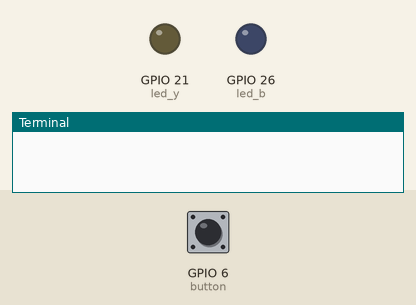
This program was run on a simulated Raspberry Pi (BCM pin numbers). Parts: output pins drawn as LEDs (lit = HIGH), the last lines printed to the terminal. Dashed ring = blinking. The test bench sets the inputs (shaded band); at power-on: GPIO 6 (button) HIGH. Threads take turns every 2 ms.

Above: at 1.2 s.
1.3 s: GPIO 6 (button) pulled LOW for 0.15 s
At 1.7 s:
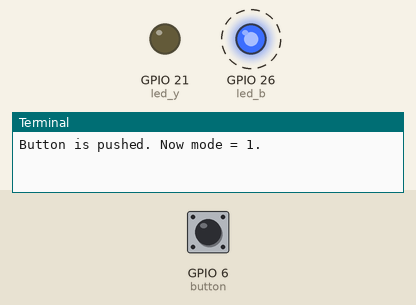
Timing chart, 0 to 10.4 s (numbered marks = the images above; inputs shaded):
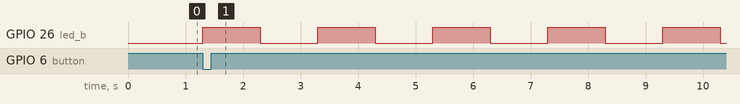

Measured:
- after the input at 1.3 s, GPIO 26 (led_b): alternates HIGH for 1.0 s and LOW for 1.0 s, starting at once

The program:

2021.12.30_LED_Button_Threading.py
```python
from gpiozero import LED
from gpiozero import Button
from time import sleep
from threading import Thread

# define physical connections on GPIO
button = Button(6)
led_y = LED(21)
led_b = LED(26)

# define global
mode = 0


def flash_led():
    global mode
    while True:
        if mode == 0:
            led_b.off()
        else:
            period = 1 / mode
            led_b.on()
            sleep(period)
            led_b.off()
            sleep(period)


def detect_button():
    global mode
    while True:
        button.wait_for_press()
        mode = (mode + 1) % 7
        print(f'Button is pushed. Now mode = {mode}.')
        sleep(0.2) # This delay is added for debouncing.


# when button pressed, toggle LED at specified Hz.
worker1 = Thread(target=detect_button, args=())
worker2 = Thread(target=flash_led, args=())
worker1.start()
worker2.start()
```
